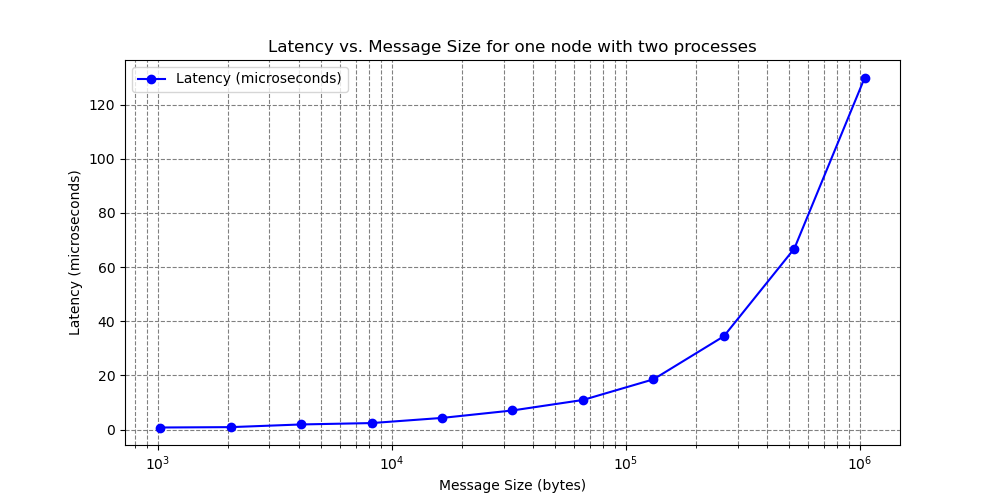

Here is the Python script that generated this plot:
import matplotlib.pyplot as plt

# Data
message_sizes = [
    1024,
    2048,
    4096,
    8192,
    16384,
    32768,
    65536,
    131072,
    262144,
    524288,
    1048576,
]
latencies = [
    0.752662,
    0.887380,
    1.877909,
    2.387698,
    4.290904,
    7.044059,
    10.914113,
    18.529811,
    34.439753,
    66.797563,
    129.968422,
]

# Create the plot
plt.figure(figsize=(10, 5))
plt.plot(
    message_sizes, latencies, marker="o", color="b", label="Latency (microseconds)"
)
plt.title("Latency vs. Message Size for one node with two processes")
plt.xlabel("Message Size (bytes)")
plt.ylabel("Latency (microseconds)")
plt.xscale("log")  # Set x-axis to logarithmic scale for better visualization
plt.grid(True, which="both", ls="--", c="gray")  # Add gridlines
plt.legend()
plt.savefig("one_node_plot.png")
